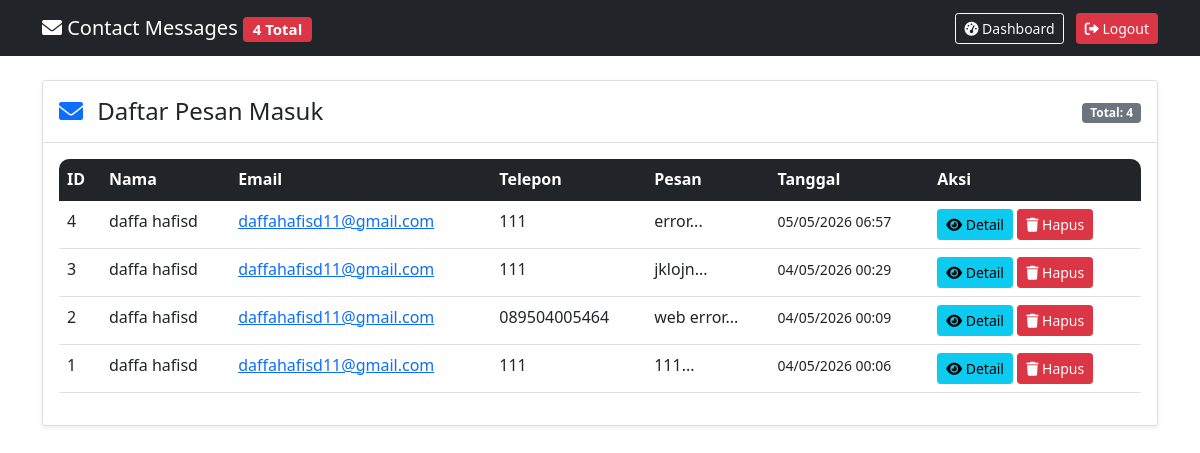
Screenshot of /admin/view_contacts.php (signed in) with the database file from the repository.
### tables this page shows
CREATE TABLE `contacts` (
  `id` int NOT NULL,
  `name` varchar(100) NOT NULL,
  `email` varchar(100) NOT NULL,
  `phone` varchar(20) DEFAULT NULL,
  `message` text,
  `created_at` timestamp NULL DEFAULT CURRENT_TIMESTAMP
);

### admin/view_contacts.php (the view, shortened to what this page needs)
<?php
require_once '../config/database.php';
$isAdmin = ($_SESSION['role'] == 'admin');
$stmt = $pdo->query("SELECT * FROM contacts ORDER BY created_at DESC");
$contacts = $stmt->fetchAll();
$total_count = count($contacts);
?>
<!DOCTYPE html>
<html lang="id">
<head>
    <link href="https://cdn.jsdelivr.net/npm/bootstrap@5.1.3/dist/css/bootstrap.min.css" rel="stylesheet">
    <link rel="stylesheet" href="https://cdnjs.cloudflare.com/ajax/libs/font-awesome/6.0.0/css/all.min.css">
</head>
<body>
    <nav class="navbar navbar-dark bg-dark">
        <div class="container">
            <span class="navbar-brand">
                <i class="fas fa-envelope"></i> Contact Messages
                <?php if($total_count > 0): ?>
                    <span class="badge bg-danger"><?php echo $total_count; ?> Total</span>
                <?php endif; ?>
            </span>
            <div>
                <a href="dashboard.php" class="btn btn-outline-light btn-sm">
                    <i class="fas fa-tachometer-alt"></i> Dashboard
                </a>
                <a href="../logout.php" class="btn btn-danger btn-sm ms-2">
                    <i class="fas fa-sign-out-alt"></i> Logout
                </a>
            </div>
        </div>
    </nav>
    <div class="container mt-4">
        <div class="card shadow-sm">
            <div class="card-header bg-white py-3">
                <div class="d-flex justify-content-between align-items-center">
                    <h4 class="mb-0">
                        <i class="fas fa-envelope text-primary me-2"></i> Daftar Pesan Masuk
                    </h4>
                    <div>
                        <span class="badge bg-secondary">Total: <?php echo $total_count; ?></span>
                    </div>
                </div>
            </div>
            <div class="card-body">
                <?php if(count($contacts) > 0): ?>
                    <div class="table-responsive">
                        <table class="table table-hover">
                            <thead class="table-dark">
                                <tr>
                                    <th>ID</th>
                                    <th>Nama</th>
                                    <th>Email</th>
                                    <th>Telepon</th>
                                    <th>Pesan</th>
                                    <th>Tanggal</th>
                                    <th>Aksi</th>
                                </tr>
                            </thead>
                            <tbody>
                                <?php foreach($contacts as $contact): ?>
                                <tr>
                                    <td><?php echo $contact['id']; ?></td>
                                    <td><?php echo htmlspecialchars($contact['name'] ?? ''); ?></td>
                                    <td>
                                        <a href="mailto:<?php echo htmlspecialchars($contact['email'] ?? ''); ?>">
                                            <?php echo htmlspecialchars($contact['email'] ?? ''); ?>
                                        </a>
                                    </td>
                                    <td><?php echo htmlspecialchars($contact['phone'] ?? '-'); ?></td>
                                    <td class="message-preview">
                                        <?php echo htmlspecialchars(substr($contact['message'] ?? '', 0, 50)); ?>...
                                    </td>
                                    <td>
                                        <small><?php echo date('d/m/Y H:i', strtotime($contact['created_at'] ?? 'now')); ?></small>
                                    </td>
                                    <td>
                                        <button class="btn btn-sm btn-info" data-bs-toggle="modal" data-bs-target="#viewModal<?php echo $contact['id']; ?>">
                                            <i class="fas fa-eye"></i> Detail
                                        </button>
                                        <?php if($isAdmin): ?>
                                        <a href="?delete=<?php echo $contact['id']; ?>" class="btn btn-sm btn-danger" onclick="return confirm('Hapus pesan ini?')">
                                            <i class="fas fa-trash"></i> Hapus
                                        </a>
                                        <?php endif; ?>
                                    </td>
                                </tr>
                                <?php endforeach; ?>
                            </tbody>
                        </table>
                    </div>
                <?php endif; ?>
            </div>
        </div>
    </div>
</body>
</html>

### admin/view_contacts.php (style rules this page uses)
.table-responsive { border-radius: 10px; overflow: hidden; }
.message-preview { max-width: 250px; white-space: nowrap; overflow: hidden; text-overflow: ellipsis; }

### rows the page displays
contacts: id "4", name "daffa hafisd", email "daffahafisd11@gmail.com", phone "111", message "error", created_at "05/05/2026 06:57"
contacts: id "3", name "daffa hafisd", email "daffahafisd11@gmail.com", phone "111", message "jklojn", created_at "04/05/2026 00:29"
contacts: id "2", name "daffa hafisd", email "daffahafisd11@gmail.com", phone "089504005464", message "web error", created_at "04/05/2026 00:09"
contacts: id "1", name "daffa hafisd", email "daffahafisd11@gmail.com", phone "111", message "111", created_at "04/05/2026 00:06"

### other values shown
$total_count "4"
